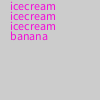
Frame 1 (no input)
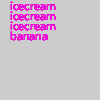
Frame 60 (the mouse pressed at the canvas centre just before this capture)
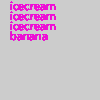
Frame 120 (the mouse held since frame 60 and released just before this capture)

The Processing sketch that drew these frames (run headless with seeded random() and noise(); from frame 60 on, the mouse is pressed at the canvas centre):

// Processing sketch: BananaSplit
// ── BananaSplit.pde
void setup(){
 
  
}
void draw(){
  fill (#F20CD8);

  String ice = "icecream";
  text(ice, 10, 10);
  text(ice, 10, 20);
  text(ice, 10, 30);
  text("banana", 10, 40);
}
